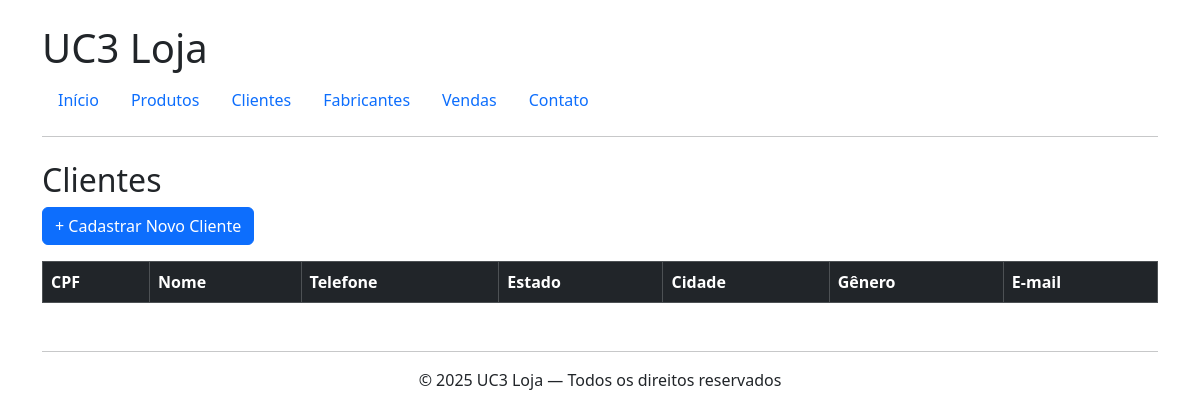
/clientes/, run on an earlier commit of the app's database.
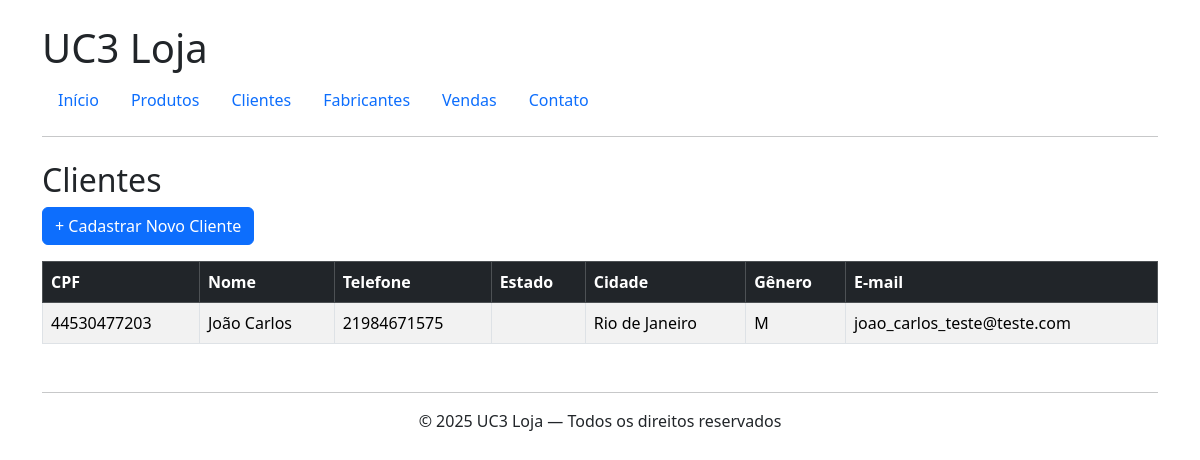
And on a later commit of the database.
### clientes/models.py (models this page shows)
class Cliente(models.Model):
    ESTADO_CHOICES = [
        ('RJ', 'Rio de Janeiro'),
        ('SP', 'São Paulo'),
        ('MG', 'Minas Gerais'),
        ('ES', 'Espírito Santo'),
        ('PR', 'Paraná'),
        ('BA', 'Bahia'),
        ('RS', 'Rio Grande do Sul'),
    ]
    GENERO_CHOICES = [
        ('M', 'Masculino'),
        ('F', 'Feminino'),
        ('O', 'Outro'),
    ]
    CONTATO_CHOICES = [
        ('C', 'Carta'),
        ('E', 'E-mail'),
        ('T', 'Telefone'),
        ('F', 'Fax'),
    ]
    cpf = models.CharField(max_length=11, primary_key=True, unique=True)
    nome = models.CharField(max_length=70)
    endereco = models.CharField(max_length=100)
    telefone = models.CharField(max_length=11)
    estado = models.CharField(max_length=2, choices=ESTADO_CHOICES)
    cidade = models.CharField(max_length=50)
    genero = models.CharField(max_length=1, choices=GENERO_CHOICES)
    contato = models.CharField(max_length=1, choices=CONTATO_CHOICES)
    email = models.EmailField(max_length=100, unique=True)
    nome_usuario = models.CharField(max_length=100, unique=True)
    senha = models.CharField(max_length=256)
    estado_domicilio = models.CharField(max_length=2, choices=ESTADO_CHOICES)

### clientes/views.py (the view)
# urls.py: path('', views.cliente_list, name='cliente_list'),
def cliente_list(request):
    clientes = Cliente.objects.all()
    return render(request, 'clientes/list.html', {'clientes': clientes})

### clientes/templates/clientes/list.html
{% extends 'base.html' %}
{% block content %}
    <h2>Clientes</h2>
    <a href="{% url 'cliente_create' %}" class="btn btn-primary mb-3">+ Cadastrar Novo Cliente</a>
    <table class="table table-bordered table-striped">
        <thead class="table-dark">
            <tr>
                <th>CPF</th>
                <th>Nome</th>
                <th>Telefone</th>
                <th>Estado</th>
                <th>Cidade</th>
                <th>Gênero</th>
                <th>E-mail</th>
            </tr>
        </thead>
        <tbody>
        {% for cliente in clientes %}
            <tr>
                <td>{{ cliente.cpf }}</td>
                <td>{{ cliente.nome }}</td>
                <td>{{ cliente.telefone }}</td>
                <td>{{ cliente.estado }}</td>
                <td>{{ cliente.cidade }}</td>
                <td>{{ cliente.genero }}</td>
                <td>{{ cliente.email }}</td>
            </tr>
        {% endfor %}
        </tbody>
    </table>
{% endblock %}

### templates/base.html (shortened to what this page needs)
<!DOCTYPE html>
<html lang="pt-br">
<head>
    <link href="https://cdn.jsdelivr.net/npm/bootstrap@5.3.3/dist/css/bootstrap.min.css" rel="stylesheet">
</head>
<body>
    <div class="container mt-4">
        <header class="mb-4">
            <h1>UC3 Loja</h1>
            <nav class="nav">
                <a class="nav-link" href="{% url 'index' %}">Início</a>
                <a class="nav-link" href="{% url 'produto_list' %}">Produtos</a>
                <a class="nav-link" href="{% url 'cliente_list' %}">Clientes</a>
                <a class="nav-link" href="{% url 'fornecedor_list' %}">Fabricantes</a>
                <a class="nav-link" href="{% url 'venda_list' %}">Vendas</a>
                <a class="nav-link" href="{% url 'contato_create' %}">Contato</a>
            </nav>
            <hr>
        </header>
        <main>
            {% block content %}{% endblock %}
        </main>
        <footer class="text-center mt-5">
            <hr>
            <p>&copy; 2025 UC3 Loja — Todos os direitos reservados</p>
        </footer>
    </div>
</body>
</html>

What changed in the data, as far as the page shows it:
added Cliente: cpf "44530477203", nome "João Carlos", telefone "21984671575", cidade "Rio de Janeiro", genero "M", email "joao_carlos_teste@teste.com"
